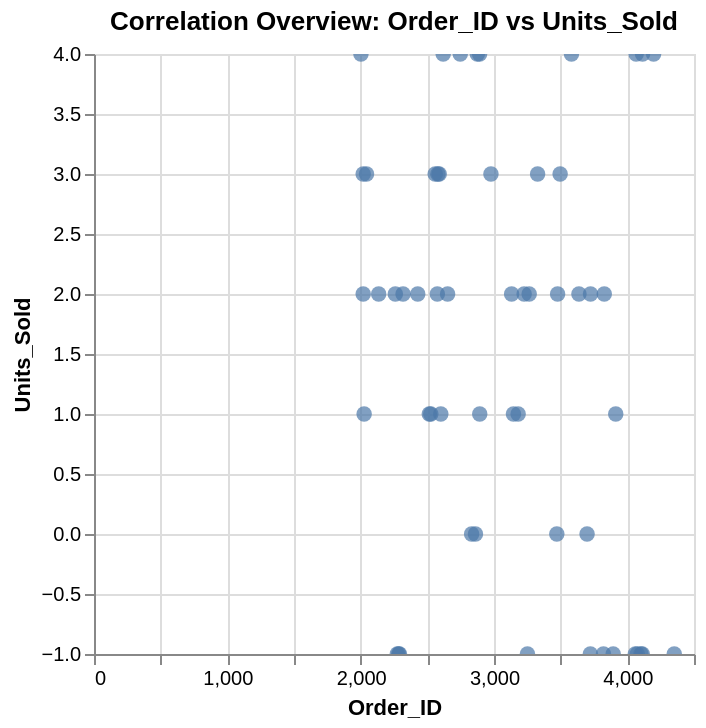

The Vega-Lite source for this figure:
### Vega-Lite specification from a JSON file in a GitHub repository (floating-point values rounded to 4 significant figures)
{"config": {"view": {"continuousWidth": 300, "continuousHeight": 300}}, "data": {"name": "data-dfbd738cf220c0b864a48123ceea0ea2"}, "mark": {"type": "circle", "size": 60}, "encoding": {"tooltip": [{"field": "Order_ID", "type": "quantitative"}, {"field": "Units_Sold", "type": "quantitative"}], "x": {"field": "Order_ID", "type": "quantitative"}, "y": {"field": "Units_Sold", "type": "quantitative"}}, "params": [{"name": "param_1", "select": {"type": "interval", "encodings": ["x", "y"]}, "bind": "scales"}], "title": "Correlation Overview: Order_ID vs Units_Sold", "$schema": "https://vega.github.io/schema/vega-lite/v5.20.1.json", "datasets": {"data-dfbd738cf220c0b864a48123ceea0ea2": [{"Order_ID": 4114, "Gender_Category": "Kids", "Product_Line": "Training", "Product_Name": "Metcon 7", "Size": "XL", "Units_Sold": 4.0, "MRP": 4308.0, "Discount_Applied": null, "Revenue": 0.0, "Order_Date": "2025/07/13", "Sales_Channel": "Retail", "Region": "bengaluru", "Profit": -233.6}, {"Order_ID": 3130, "Gender_Category": "Men", "Product_Line": "Basketball", "Product_Name": "Air Jordan", "Size": "XL", "Units_Sold": null, "MRP": 3015.0, "Discount_Applied": null, "Revenue": 0.0, "Order_Date": "2025-05-16", "Sales_Channel": "Online", "Region": "Pune", "Profit": 2869.0}, {"Order_ID": 2589, "Gender_Category": "Men", "Product_Line": "Training", "Product_Name": "Metcon 7", "Size": "M", "Units_Sold": 3.0, "MRP": null, "Discount_Applied": null, "Revenue": 0.0, "Order_Date": "2024-09-17", "Sales_Channel": "Online", "Region": "Kolkata", "Profit": 1429.0}, {"Order_ID": 3913, "Gender_Category": "Kids", "Product_Line": "Training", "Product_Name": "ZoomX Invincible", "Size": "XL", "Units_Sold": 1.0, "MRP": 5255.0, "Discount_Applied": null, "Revenue": 0.0, "Order_Date": "2024-06-12", "Sales_Channel": "Retail", "Region": "Delhi", "Profit": 2942.0}, {"Order_ID": 3821, "Gender_Category": "Women", "Product_Line": "Lifestyle", "Product_Name": "Air Force 1", "Size": "L", "Units_Sold": -1.0, "MRP": 7540.0, "Discount_Applied": null, "Revenue": 0.0, "Order_Date": "2024/10/19", "Sales_Channel": "Retail", "Region": "Kolkata", "Profit": -17.8}, {"Order_ID": 4102, "Gender_Category": "Men", "Product_Line": "Basketball", "Product_Name": "LeBron 20", "Size": null, "Units_Sold": -1.0, "MRP": null, "Discount_Applied": null, "Revenue": 0.0, "Order_Date": "20-06-2025", "Sales_Channel": "Retail", "Region": "Mumbai", "Profit": 1310.0}, {"Order_ID": 2402, "Gender_Category": "Kids", "Product_Line": "Running", "Product_Name": "React Infinity", "Size": null, "Units_Sold": null, "MRP": 6438.0, "Discount_Applied": null, "Revenue": 0.0, "Order_Date": "2025-03-09", "Sales_Channel": "Online", "Region": "Mumbai", "Profit": 1231.0}, {"Order_ID": 2559, "Gender_Category": "Men", "Product_Line": "Lifestyle", "Product_Name": "Air Force 1", "Size": "7", "Units_Sold": 3.0, "MRP": 6012.0, "Discount_Applied": null, "Revenue": 0.0, "Order_Date": "2025/02/10", "Sales_Channel": "Online", "Region": "Kolkata", "Profit": -99.73}, {"Order_ID": 4058, "Gender_Category": "Kids", "Product_Line": "Basketball", "Product_Name": "Kyrie Flytrap", "Size": "L", "Units_Sold": null, "MRP": null, "Discount_Applied": 0.34, "Revenue": 0.0, "Order_Date": "13-11-2024", "Sales_Channel": "Online", "Region": "Delhi", "Profit": 153.9}, {"Order_ID": 2575, "Gender_Category": "Men", "Product_Line": "Training", "Product_Name": "Metcon 7", "Size": "XL", "Units_Sold": 2.0, "MRP": 3583.0, "Discount_Applied": null, "Revenue": 0.0, "Order_Date": "2025/07/03", "Sales_Channel": "Online", "Region": "hyderbad", "Profit": 1982.0}, {"Order_ID": 2318, "Gender_Category": "Men", "Product_Line": "Soccer", "Product_Name": "Phantom GT", "Size": "11", "Units_Sold": 2.0, "MRP": null, "Discount_Applied": 0.25, "Revenue": 0.0, "Order_Date": "04-04-2025", "Sales_Channel": "Retail", "Region": "Delhi", "Profit": 1894.0}, {"Order_ID": 2861, "Gender_Category": "Kids", "Product_Line": "Training", "Product_Name": "ZoomX Invincible", "Size": "XL", "Units_Sold": 0.0, "MRP": null, "Discount_Applied": null, "Revenue": 0.0, "Order_Date": "2025/04/20", "Sales_Channel": "Online", "Region": "Pune", "Profit": 651.0}, {"Order_ID": 3327, "Gender_Category": "Men", "Product_Line": "Training", "Product_Name": "Flex Trainer", "Size": "12", "Units_Sold": 3.0, "MRP": null, "Discount_Applied": null, "Revenue": 0.0, "Order_Date": "10-03-2025", "Sales_Channel": "Online", "Region": "bengaluru", "Profit": -1156.0}, {"Order_ID": 3882, "Gender_Category": "Men", "Product_Line": "Soccer", "Product_Name": "Tiempo Legend", "Size": "M", "Units_Sold": null, "MRP": 7237.0, "Discount_Applied": null, "Revenue": 0.0, "Order_Date": null, "Sales_Channel": "Online", "Region": "Bangalore", "Profit": -376.2}, {"Order_ID": 3496, "Gender_Category": "Men", "Product_Line": "Running", "Product_Name": "Air Zoom", "Size": "M", "Units_Sold": 3.0, "MRP": null, "Discount_Applied": 0.77, "Revenue": 0.0, "Order_Date": "2024/10/08", "Sales_Channel": "Retail", "Region": "Delhi", "Profit": -786.9}, {"Order_ID": 3627, "Gender_Category": "Kids", "Product_Line": "Training", "Product_Name": "SuperRep Go", "Size": "8", "Units_Sold": null, "MRP": null, "Discount_Applied": 1.07, "Revenue": 0.0, "Order_Date": "21-12-2024", "Sales_Channel": "Online", "Region": "Mumbai", "Profit": 396.7}, {"Order_ID": 4116, "Gender_Category": "Women", "Product_Line": "Lifestyle", "Product_Name": "Air Force 1", "Size": "9", "Units_Sold": null, "MRP": 3854.0, "Discount_Applied": null, "Revenue": 0.0, "Order_Date": "2024-08-19", "Sales_Channel": "Online", "Region": "Pune", "Profit": -43.41}, {"Order_ID": 4203, "Gender_Category": "Kids", "Product_Line": "Training", "Product_Name": "Flex Trainer", "Size": "M", "Units_Sold": null, "MRP": null, "Discount_Applied": null, "Revenue": 0.0, "Order_Date": null, "Sales_Channel": "Online", "Region": "Pune", "Profit": 1879.0}, {"Order_ID": 2892, "Gender_Category": "Women", "Product_Line": "Running", "Product_Name": "Free RN", "Size": "M", "Units_Sold": 4.0, "MRP": null, "Discount_Applied": null, "Revenue": 0.0, "Order_Date": "2024-11-24", "Sales_Channel": "Online", "Region": "bengaluru", "Profit": -1196.0}, {"Order_ID": 2909, "Gender_Category": "Women", "Product_Line": "Running", "Product_Name": "Air Zoom", "Size": "XL", "Units_Sold": null, "MRP": 7618.0, "Discount_Applied": 0.33, "Revenue": 0.0, "Order_Date": "2024-08-20", "Sales_Channel": "Retail", "Region": "Pune", "Profit": -186.9}, {"Order_ID": 2652, "Gender_Category": "Women", "Product_Line": "Basketball", "Product_Name": "Air Jordan", "Size": null, "Units_Sold": 2.0, "MRP": null, "Discount_Applied": 1.08, "Revenue": 0.0, "Order_Date": "10-04-2025", "Sales_Channel": "Online", "Region": "Delhi", "Profit": -240.8}, {"Order_ID": 3504, "Gender_Category": "Women", "Product_Line": "Training", "Product_Name": "SuperRep Go", "Size": null, "Units_Sold": null, "MRP": 9075.0, "Discount_Applied": 0.03, "Revenue": 0.0, "Order_Date": "2024/08/18", "Sales_Channel": "Retail", "Region": "Delhi", "Profit": 3036.0}, {"Order_ID": 2619, "Gender_Category": "Kids", "Product_Line": "Lifestyle", "Product_Name": "Waffle One", "Size": "L", "Units_Sold": 4.0, "MRP": null, "Discount_Applied": 0.65, "Revenue": 0.0, "Order_Date": "2024-01-22", "Sales_Channel": "Online", "Region": "Hyd", "Profit": -300.3}, {"Order_ID": 4075, "Gender_Category": "Kids", "Product_Line": "Running", "Product_Name": "Free RN", "Size": "XL", "Units_Sold": -1.0, "MRP": null, "Discount_Applied": null, "Revenue": 0.0, "Order_Date": "2025/05/30", "Sales_Channel": "Online", "Region": "Delhi", "Profit": 2484.0}, {"Order_ID": 2285, "Gender_Category": "Women", "Product_Line": "Basketball", "Product_Name": "LeBron 20", "Size": "L", "Units_Sold": -1.0, "MRP": null, "Discount_Applied": null, "Revenue": 0.0, "Order_Date": null, "Sales_Channel": "Retail", "Region": "Delhi", "Profit": 2212.0}, {"Order_ID": 3960, "Gender_Category": "Women", "Product_Line": "Lifestyle", "Product_Name": "Dunk Low", "Size": "9", "Units_Sold": null, "MRP": 2451.0, "Discount_Applied": null, "Revenue": 0.0, "Order_Date": "2025/06/22", "Sales_Channel": "Retail", "Region": "Mumbai", "Profit": 1851.0}, {"Order_ID": 3848, "Gender_Category": "Kids", "Product_Line": "Basketball", "Product_Name": "Air Jordan", "Size": "L", "Units_Sold": null, "MRP": 9250.0, "Discount_Applied": 1.14, "Revenue": 0.0, "Order_Date": "11-07-2025", "Sales_Channel": "Online", "Region": "bengaluru", "Profit": -945.8}, {"Order_ID": 3294, "Gender_Category": "Women", "Product_Line": "Basketball", "Product_Name": "LeBron 20", "Size": null, "Units_Sold": null, "MRP": null, "Discount_Applied": null, "Revenue": 0.0, "Order_Date": null, "Sales_Channel": "Retail", "Region": "Kolkata", "Profit": -101.4}, {"Order_ID": 2777, "Gender_Category": "Kids", "Product_Line": "Basketball", "Product_Name": "Air Jordan", "Size": "XL", "Units_Sold": null, "MRP": 9062.0, "Discount_Applied": null, "Revenue": 0.0, "Order_Date": null, "Sales_Channel": "Retail", "Region": "Kolkata", "Profit": -9.69}, {"Order_ID": 2291, "Gender_Category": "Women", "Product_Line": "Basketball", "Product_Name": "LeBron 20", "Size": "L", "Units_Sold": -1.0, "MRP": null, "Discount_Applied": null, "Revenue": 0.0, "Order_Date": null, "Sales_Channel": "Retail", "Region": "Pune", "Profit": 2729.0}, {"Order_ID": 2365, "Gender_Category": "Women", "Product_Line": "Running", "Product_Name": "React Infinity", "Size": "10", "Units_Sold": null, "MRP": null, "Discount_Applied": null, "Revenue": 0.0, "Order_Date": "2024/08/17", "Sales_Channel": "Online", "Region": "Hyderabad", "Profit": 3556.0}, {"Order_ID": 3226, "Gender_Category": "Men", "Product_Line": "Soccer", "Product_Name": "Mercurial Superfly", "Size": null, "Units_Sold": 2.0, "MRP": 4586.0, "Discount_Applied": null, "Revenue": 0.0, "Order_Date": "2025/02/12", "Sales_Channel": "Retail", "Region": "Pune", "Profit": -241.6}, {"Order_ID": 2515, "Gender_Category": "Women", "Product_Line": "Training", "Product_Name": "SuperRep Go", "Size": null, "Units_Sold": 1.0, "MRP": 7532.0, "Discount_Applied": null, "Revenue": 0.0, "Order_Date": null, "Sales_Channel": "Retail", "Region": "Pune", "Profit": 1061.0}, {"Order_ID": 3644, "Gender_Category": "Kids", "Product_Line": "Running", "Product_Name": "React Infinity", "Size": null, "Units_Sold": null, "MRP": 5703.0, "Discount_Applied": null, "Revenue": 0.0, "Order_Date": "2023-10-31", "Sales_Channel": "Online", "Region": "Delhi", "Profit": 1437.0}, {"Order_ID": 2135, "Gender_Category": "Men", "Product_Line": "Basketball", "Product_Name": "Zoom Freak", "Size": "L", "Units_Sold": 2.0, "MRP": 9107.0, "Discount_Applied": 0.74, "Revenue": 4735.0, "Order_Date": "2024-11-03", "Sales_Channel": "Retail", "Region": "hyderbad", "Profit": 2422.0}, {"Order_ID": 4199, "Gender_Category": "Women", "Product_Line": "Running", "Product_Name": "Free RN", "Size": null, "Units_Sold": null, "MRP": null, "Discount_Applied": null, "Revenue": 0.0, "Order_Date": "2025-05-25", "Sales_Channel": "Online", "Region": "hyderbad", "Profit": -731.9}, {"Order_ID": 4066, "Gender_Category": "Kids", "Product_Line": "Running", "Product_Name": "React Infinity", "Size": "L", "Units_Sold": 4.0, "MRP": 6599.0, "Discount_Applied": 0.85, "Revenue": 3960.0, "Order_Date": "29-06-2025", "Sales_Channel": "Retail", "Region": "Bangalore", "Profit": 3344.0}, {"Order_ID": 3872, "Gender_Category": "Women", "Product_Line": "Training", "Product_Name": "SuperRep Go", "Size": null, "Units_Sold": null, "MRP": 8518.0, "Discount_Applied": null, "Revenue": 0.0, "Order_Date": null, "Sales_Channel": "Retail", "Region": "Delhi", "Profit": 962.8}, {"Order_ID": 3698, "Gender_Category": "Women", "Product_Line": "Basketball", "Product_Name": "Zoom Freak", "Size": "L", "Units_Sold": 0.0, "MRP": 7269.0, "Discount_Applied": 0.34, "Revenue": 0.0, "Order_Date": "2025/02/18", "Sales_Channel": "Retail", "Region": "Delhi", "Profit": 220.0}, {"Order_ID": 3471, "Gender_Category": "Kids", "Product_Line": "Lifestyle", "Product_Name": "Waffle One", "Size": "L", "Units_Sold": 0.0, "MRP": 5637.0, "Discount_Applied": null, "Revenue": 0.0, "Order_Date": "2025/02/04", "Sales_Channel": "Retail", "Region": "Kolkata", "Profit": -364.0}, {"Order_ID": 3455, "Gender_Category": "Women", "Product_Line": "Soccer", "Product_Name": "Premier III", "Size": null, "Units_Sold": null, "MRP": 5948.0, "Discount_Applied": null, "Revenue": 0.0, "Order_Date": "17-01-2025", "Sales_Channel": "Retail", "Region": "hyderbad", "Profit": 1353.0}, {"Order_ID": 3828, "Gender_Category": "Men", "Product_Line": "Basketball", "Product_Name": "Air Jordan", "Size": "XL", "Units_Sold": null, "MRP": 3208.0, "Discount_Applied": null, "Revenue": 0.0, "Order_Date": "2024-12-20", "Sales_Channel": "Retail", "Region": "Hyd", "Profit": 103.1}, {"Order_ID": 2579, "Gender_Category": "Kids", "Product_Line": "Lifestyle", "Product_Name": "Dunk Low", "Size": "7", "Units_Sold": 3.0, "MRP": 9542.0, "Discount_Applied": null, "Revenue": 0.0, "Order_Date": "26-07-2024", "Sales_Channel": "Online", "Region": "Delhi", "Profit": 589.3}, {"Order_ID": 3894, "Gender_Category": "Women", "Product_Line": "Soccer", "Product_Name": "Premier III", "Size": "11", "Units_Sold": -1.0, "MRP": 5256.0, "Discount_Applied": 1.03, "Revenue": 157.7, "Order_Date": "2024-06-08", "Sales_Channel": "Online", "Region": "Pune", "Profit": -1068.0}, {"Order_ID": 3787, "Gender_Category": "Kids", "Product_Line": "Soccer", "Product_Name": "Mercurial Superfly", "Size": null, "Units_Sold": null, "MRP": 5782.0, "Discount_Applied": null, "Revenue": 0.0, "Order_Date": "2024-01-25", "Sales_Channel": "Retail", "Region": "Bangalore", "Profit": 2660.0}, {"Order_ID": 4060, "Gender_Category": "Women", "Product_Line": "Soccer", "Product_Name": "Tiempo Legend", "Size": "L", "Units_Sold": -1.0, "MRP": 8655.0, "Discount_Applied": 0.9, "Revenue": -865.5, "Order_Date": "20-08-2024", "Sales_Channel": "Online", "Region": "Pune", "Profit": 3159.0}, {"Order_ID": 3827, "Gender_Category": "Kids", "Product_Line": "Soccer", "Product_Name": "Phantom GT", "Size": "M", "Units_Sold": 2.0, "MRP": null, "Discount_Applied": null, "Revenue": 0.0, "Order_Date": null, "Sales_Channel": "Online", "Region": "Delhi", "Profit": -356.7}, {"Order_ID": 3132, "Gender_Category": "Kids", "Product_Line": "Lifestyle", "Product_Name": "Dunk Low", "Size": null, "Units_Sold": 2.0, "MRP": 5074.0, "Discount_Applied": null, "Revenue": 0.0, "Order_Date": "12-07-2025", "Sales_Channel": "Online", "Region": "Hyd", "Profit": -1033.0}, {"Order_ID": 3146, "Gender_Category": "Women", "Product_Line": "Soccer", "Product_Name": "Premier III", "Size": "XL", "Units_Sold": 1.0, "MRP": null, "Discount_Applied": null, "Revenue": 0.0, "Order_Date": "2024-12-29", "Sales_Channel": "Retail", "Region": "Hyd", "Profit": 1087.0}, {"Order_ID": 4352, "Gender_Category": "Men", "Product_Line": "Running", "Product_Name": "Pegasus Turbo", "Size": "9", "Units_Sold": -1.0, "MRP": 9333.0, "Discount_Applied": 0.57, "Revenue": -4013.0, "Order_Date": "2025-01-10", "Sales_Channel": "Retail", "Region": "Kolkata", "Profit": -238.9}, {"Order_ID": 3181, "Gender_Category": "Women", "Product_Line": "Running", "Product_Name": "Air Zoom", "Size": "XL", "Units_Sold": 1.0, "MRP": null, "Discount_Applied": null, "Revenue": 0.0, "Order_Date": null, "Sales_Channel": "Retail", "Region": "Delhi", "Profit": 2808.0}, {"Order_ID": 3829, "Gender_Category": "Kids", "Product_Line": "Running", "Product_Name": "Air Zoom", "Size": "L", "Units_Sold": null, "MRP": 5001.0, "Discount_Applied": null, "Revenue": 0.0, "Order_Date": "24-06-2025", "Sales_Channel": "Online", "Region": "Mumbai", "Profit": 2508.0}, {"Order_ID": 2019, "Gender_Category": "Men", "Product_Line": "Basketball", "Product_Name": "LeBron 20", "Size": null, "Units_Sold": 3.0, "MRP": null, "Discount_Applied": 0.85, "Revenue": 0.0, "Order_Date": "2024/08/13", "Sales_Channel": "Online", "Region": "Delhi", "Profit": 348.0}, {"Order_ID": 3174, "Gender_Category": "Men", "Product_Line": "Soccer", "Product_Name": "Phantom GT", "Size": null, "Units_Sold": null, "MRP": null, "Discount_Applied": 1.06, "Revenue": 0.0, "Order_Date": null, "Sales_Channel": "Online", "Region": "hyderbad", "Profit": 1571.0}, {"Order_ID": 3264, "Gender_Category": "Men", "Product_Line": "Training", "Product_Name": "Metcon 7", "Size": null, "Units_Sold": 2.0, "MRP": null, "Discount_Applied": 0.13, "Revenue": 0.0, "Order_Date": "08-06-2025", "Sales_Channel": "Online", "Region": "Bangalore", "Profit": -992.2}, {"Order_ID": 2044, "Gender_Category": "Kids", "Product_Line": "Soccer", "Product_Name": "Premier III", "Size": "XL", "Units_Sold": 3.0, "MRP": 2069.0, "Discount_Applied": 0.81, "Revenue": 1179.0, "Order_Date": null, "Sales_Channel": "Retail", "Region": "Delhi", "Profit": -183.0}, {"Order_ID": 2091, "Gender_Category": "Kids", "Product_Line": "Running", "Product_Name": "Air Zoom", "Size": "11", "Units_Sold": null, "MRP": 9247.0, "Discount_Applied": null, "Revenue": 0.0, "Order_Date": null, "Sales_Channel": "Retail", "Region": "Mumbai", "Profit": 1918.0}, {"Order_ID": 3134, "Gender_Category": "Men", "Product_Line": "Basketball", "Product_Name": "Air Jordan", "Size": "L", "Units_Sold": null, "MRP": null, "Discount_Applied": 0.19, "Revenue": 0.0, "Order_Date": "2025/05/14", "Sales_Channel": "Retail", "Region": "Delhi", "Profit": 31.3}, {"Order_ID": 4112, "Gender_Category": "Women", "Product_Line": "Running", "Product_Name": "React Infinity", "Size": "L", "Units_Sold": -1.0, "MRP": 6255.0, "Discount_Applied": null, "Revenue": 0.0, "Order_Date": "2025/04/22", "Sales_Channel": "Online", "Region": "Delhi", "Profit": 2094.0}, {"Order_ID": 2884, "Gender_Category": "Kids", "Product_Line": "Running", "Product_Name": "Pegasus Turbo", "Size": "7", "Units_Sold": null, "MRP": 9897.0, "Discount_Applied": null, "Revenue": 0.0, "Order_Date": "10-05-2025", "Sales_Channel": "Online", "Region": "hyderbad", "Profit": -156.5}, {"Order_ID": 2519, "Gender_Category": "Women", "Product_Line": "Running", "Product_Name": "React Infinity", "Size": "L", "Units_Sold": null, "MRP": 9702.0, "Discount_Applied": null, "Revenue": 0.0, "Order_Date": "2024-11-10", "Sales_Channel": "Online", "Region": "Hyd", "Profit": -835.8}, {"Order_ID": 2832, "Gender_Category": "Kids", "Product_Line": "Basketball", "Product_Name": "Kyrie Flytrap", "Size": null, "Units_Sold": 0.0, "MRP": null, "Discount_Applied": 0.15, "Revenue": 0.0, "Order_Date": "2024-05-17", "Sales_Channel": "Retail", "Region": "Hyd", "Profit": 752.0}, {"Order_ID": 3073, "Gender_Category": "Men", "Product_Line": "Training", "Product_Name": "ZoomX Invincible", "Size": null, "Units_Sold": null, "MRP": null, "Discount_Applied": null, "Revenue": 0.0, "Order_Date": "14-06-2025", "Sales_Channel": "Retail", "Region": "Mumbai", "Profit": 1992.0}, {"Order_ID": 2260, "Gender_Category": "Women", "Product_Line": "Lifestyle", "Product_Name": "Dunk Low", "Size": "M", "Units_Sold": 2.0, "MRP": null, "Discount_Applied": null, "Revenue": 0.0, "Order_Date": "2024/12/12", "Sales_Channel": "Retail", "Region": "Pune", "Profit": -352.2}, {"Order_ID": 3251, "Gender_Category": "Men", "Product_Line": "Soccer", "Product_Name": "Premier III", "Size": "7", "Units_Sold": -1.0, "MRP": 6735.0, "Discount_Applied": null, "Revenue": 0.0, "Order_Date": "01-10-2024", "Sales_Channel": "Retail", "Region": "Kolkata", "Profit": 3462.0}, {"Order_ID": 3637, "Gender_Category": "Women", "Product_Line": "Running", "Product_Name": "Pegasus Turbo", "Size": "6", "Units_Sold": 2.0, "MRP": 6577.0, "Discount_Applied": null, "Revenue": 0.0, "Order_Date": "2025-05-29", "Sales_Channel": "Retail", "Region": "Delhi", "Profit": 1946.0}, {"Order_ID": 2977, "Gender_Category": "Kids", "Product_Line": "Training", "Product_Name": "ZoomX Invincible", "Size": "8", "Units_Sold": 3.0, "MRP": 2959.0, "Discount_Applied": 0.37, "Revenue": 5593.0, "Order_Date": null, "Sales_Channel": "Online", "Region": "Kolkata", "Profit": -821.8}, {"Order_ID": 4012, "Gender_Category": "Men", "Product_Line": "Basketball", "Product_Name": "Zoom Freak", "Size": null, "Units_Sold": null, "MRP": 5879.0, "Discount_Applied": 0.47, "Revenue": 0.0, "Order_Date": "28-05-2025", "Sales_Channel": "Retail", "Region": "Hyd", "Profit": 2129.0}, {"Order_ID": 4477, "Gender_Category": "Men", "Product_Line": "Running", "Product_Name": "Pegasus Turbo", "Size": "6", "Units_Sold": null, "MRP": null, "Discount_Applied": null, "Revenue": 0.0, "Order_Date": "10-12-2024", "Sales_Channel": "Online", "Region": "Delhi", "Profit": -838.2}, {"Order_ID": 2875, "Gender_Category": "Women", "Product_Line": "Lifestyle", "Product_Name": "Dunk Low", "Size": "L", "Units_Sold": 4.0, "MRP": 7402.0, "Discount_Applied": null, "Revenue": 0.0, "Order_Date": "2024/09/16", "Sales_Channel": "Retail", "Region": "Bangalore", "Profit": 1559.0}, {"Order_ID": 3477, "Gender_Category": "Men", "Product_Line": "Basketball", "Product_Name": "Air Jordan", "Size": "M", "Units_Sold": 2.0, "MRP": 4135.0, "Discount_Applied": null, "Revenue": 0.0, "Order_Date": "25-04-2025", "Sales_Channel": "Online", "Region": "Delhi", "Profit": 1691.0}, {"Order_ID": 3723, "Gender_Category": "Men", "Product_Line": "Soccer", "Product_Name": "Mercurial Superfly", "Size": "7", "Units_Sold": -1.0, "MRP": 7430.0, "Discount_Applied": null, "Revenue": 0.0, "Order_Date": "29-12-2024", "Sales_Channel": "Online", "Region": "Delhi", "Profit": 2473.0}, {"Order_ID": 4274, "Gender_Category": "Men", "Product_Line": "Basketball", "Product_Name": "Kyrie Flytrap", "Size": "XL", "Units_Sold": null, "MRP": null, "Discount_Applied": null, "Revenue": 0.0, "Order_Date": "27-04-2025", "Sales_Channel": "Online", "Region": "Mumbai", "Profit": 1958.0}, {"Order_ID": 2747, "Gender_Category": "Men", "Product_Line": "Soccer", "Product_Name": "Tiempo Legend", "Size": "XL", "Units_Sold": 4.0, "MRP": 2484.0, "Discount_Applied": null, "Revenue": 0.0, "Order_Date": null, "Sales_Channel": "Online", "Region": "Delhi", "Profit": -609.4}, {"Order_ID": 2019, "Gender_Category": "Men", "Product_Line": "Running", "Product_Name": "Free RN", "Size": "XL", "Units_Sold": 2.0, "MRP": 8073.0, "Discount_Applied": null, "Revenue": 0.0, "Order_Date": null, "Sales_Channel": "Online", "Region": "Kolkata", "Profit": 1388.0}, {"Order_ID": 2893, "Gender_Category": "Women", "Product_Line": "Running", "Product_Name": "React Infinity", "Size": "10", "Units_Sold": 1.0, "MRP": null, "Discount_Applied": 0.61, "Revenue": 0.0, "Order_Date": "2025-04-01", "Sales_Channel": "Retail", "Region": "Delhi", "Profit": 780.4}, {"Order_ID": 2543, "Gender_Category": "Women", "Product_Line": "Lifestyle", "Product_Name": "Waffle One", "Size": null, "Units_Sold": null, "MRP": null, "Discount_Applied": null, "Revenue": 0.0, "Order_Date": null, "Sales_Channel": "Retail", "Region": "Hyd", "Profit": -244.1}, {"Order_ID": 3571, "Gender_Category": "Kids", "Product_Line": "Basketball", "Product_Name": "LeBron 20", "Size": "XL", "Units_Sold": null, "MRP": 7597.0, "Discount_Applied": null, "Revenue": 0.0, "Order_Date": null, "Sales_Channel": "Online", "Region": "Delhi", "Profit": 166.5}, {"Order_ID": 2250, "Gender_Category": "Men", "Product_Line": "Basketball", "Product_Name": "Kyrie Flytrap", "Size": "XL", "Units_Sold": null, "MRP": null, "Discount_Applied": null, "Revenue": 0.0, "Order_Date": "2024-10-01", "Sales_Channel": "Retail", "Region": "Pune", "Profit": 821.1}, {"Order_ID": 2428, "Gender_Category": "Kids", "Product_Line": "Basketball", "Product_Name": "Kyrie Flytrap", "Size": "12", "Units_Sold": 2.0, "MRP": null, "Discount_Applied": null, "Revenue": 0.0, "Order_Date": "07-12-2024", "Sales_Channel": "Retail", "Region": "Mumbai", "Profit": 427.5}, {"Order_ID": 3160, "Gender_Category": "Women", "Product_Line": "Basketball", "Product_Name": "Air Jordan", "Size": "M", "Units_Sold": null, "MRP": null, "Discount_Applied": null, "Revenue": 0.0, "Order_Date": "2024-07-25", "Sales_Channel": "Retail", "Region": "Delhi", "Profit": 888.9}, {"Order_ID": 3023, "Gender_Category": "Kids", "Product_Line": "Basketball", "Product_Name": "Zoom Freak", "Size": null, "Units_Sold": null, "MRP": 2493.0, "Discount_Applied": null, "Revenue": 0.0, "Order_Date": "2024-05-19", "Sales_Channel": "Retail", "Region": "Delhi", "Profit": 708.9}, {"Order_ID": 3309, "Gender_Category": "Men", "Product_Line": "Lifestyle", "Product_Name": "Air Force 1", "Size": null, "Units_Sold": null, "MRP": 5594.0, "Discount_Applied": null, "Revenue": 0.0, "Order_Date": "2023-09-12", "Sales_Channel": "Retail", "Region": "Hyd", "Profit": 627.0}, {"Order_ID": 4003, "Gender_Category": "Men", "Product_Line": "Lifestyle", "Product_Name": "Air Force 1", "Size": "L", "Units_Sold": null, "MRP": 7165.0, "Discount_Applied": 1.17, "Revenue": 0.0, "Order_Date": "03-02-2025", "Sales_Channel": "Retail", "Region": "Mumbai", "Profit": 839.5}, {"Order_ID": 2044, "Gender_Category": "Men", "Product_Line": "Training", "Product_Name": "Flex Trainer", "Size": "XL", "Units_Sold": null, "MRP": null, "Discount_Applied": null, "Revenue": 0.0, "Order_Date": "2023-08-13", "Sales_Channel": "Online", "Region": "Bangalore", "Profit": 1193.0}, {"Order_ID": 4197, "Gender_Category": "Men", "Product_Line": "Running", "Product_Name": "React Infinity", "Size": "XL", "Units_Sold": 4.0, "MRP": 7561.0, "Discount_Applied": null, "Revenue": 0.0, "Order_Date": null, "Sales_Channel": "Online", "Region": "Kolkata", "Profit": 1415.0}, {"Order_ID": 3581, "Gender_Category": "Women", "Product_Line": "Soccer", "Product_Name": "Phantom GT", "Size": "L", "Units_Sold": 4.0, "MRP": null, "Discount_Applied": null, "Revenue": 0.0, "Order_Date": "23-12-2024", "Sales_Channel": "Retail", "Region": "Kolkata", "Profit": 2178.0}, {"Order_ID": 3693, "Gender_Category": "Men", "Product_Line": "Basketball", "Product_Name": "Air Jordan", "Size": "XL", "Units_Sold": null, "MRP": 4240.0, "Discount_Applied": null, "Revenue": 0.0, "Order_Date": null, "Sales_Channel": "Retail", "Region": "Hyderabad", "Profit": -35.71}, {"Order_ID": 4002, "Gender_Category": "Kids", "Product_Line": "Soccer", "Product_Name": "Mercurial Superfly", "Size": "M", "Units_Sold": null, "MRP": 6057.0, "Discount_Applied": null, "Revenue": 0.0, "Order_Date": "03-11-2024", "Sales_Channel": "Retail", "Region": "Mumbai", "Profit": 2114.0}, {"Order_ID": 3098, "Gender_Category": "Women", "Product_Line": "Basketball", "Product_Name": "Kyrie Flytrap", "Size": "M", "Units_Sold": null, "MRP": 5562.0, "Discount_Applied": null, "Revenue": 0.0, "Order_Date": "14-04-2025", "Sales_Channel": "Retail", "Region": "Kolkata", "Profit": 1091.0}, {"Order_ID": 3586, "Gender_Category": "Women", "Product_Line": "Lifestyle", "Product_Name": "Waffle One", "Size": "L", "Units_Sold": null, "MRP": null, "Discount_Applied": null, "Revenue": 0.0, "Order_Date": "2024/12/14", "Sales_Channel": "Online", "Region": "Delhi", "Profit": 3580.0}, {"Order_ID": 2275, "Gender_Category": "Kids", "Product_Line": "Running", "Product_Name": "Pegasus Turbo", "Size": "M", "Units_Sold": -1.0, "MRP": null, "Discount_Applied": null, "Revenue": 0.0, "Order_Date": "03-07-2025", "Sales_Channel": "Online", "Region": "Pune", "Profit": -783.7}, {"Order_ID": 2026, "Gender_Category": "Kids", "Product_Line": "Lifestyle", "Product_Name": "Blazer Mid", "Size": "XL", "Units_Sold": 1.0, "MRP": null, "Discount_Applied": 0.16, "Revenue": 0.0, "Order_Date": "2024-08-10", "Sales_Channel": "Retail", "Region": "Kolkata", "Profit": 2302.0}, {"Order_ID": 3588, "Gender_Category": "Men", "Product_Line": "Lifestyle", "Product_Name": "Waffle One", "Size": "L", "Units_Sold": null, "MRP": 7808.0, "Discount_Applied": null, "Revenue": 0.0, "Order_Date": "29-08-2024", "Sales_Channel": "Online", "Region": "Pune", "Profit": 3191.0}, {"Order_ID": 2002, "Gender_Category": "Women", "Product_Line": "Soccer", "Product_Name": "Premier III", "Size": "M", "Units_Sold": 4.0, "MRP": null, "Discount_Applied": null, "Revenue": 0.0, "Order_Date": null, "Sales_Channel": "Retail", "Region": "Mumbai", "Profit": 3337.0}, {"Order_ID": 3724, "Gender_Category": "Kids", "Product_Line": "Basketball", "Product_Name": "LeBron 20", "Size": "XL", "Units_Sold": 2.0, "MRP": null, "Discount_Applied": null, "Revenue": 0.0, "Order_Date": "22-01-2025", "Sales_Channel": "Online", "Region": "bengaluru", "Profit": -866.3}, {"Order_ID": 2526, "Gender_Category": "Kids", "Product_Line": "Lifestyle", "Product_Name": "Waffle One", "Size": "10", "Units_Sold": 1.0, "MRP": null, "Discount_Applied": null, "Revenue": 0.0, "Order_Date": "2024-08-01", "Sales_Channel": "Retail", "Region": "Hyderabad", "Profit": 3188.0}, {"Order_ID": 3147, "Gender_Category": "Kids", "Product_Line": "Training", "Product_Name": "SuperRep Go", "Size": "11", "Units_Sold": null, "MRP": 2579.0, "Discount_Applied": null, "Revenue": 0.0, "Order_Date": "13-03-2025", "Sales_Channel": "Online", "Region": "Mumbai", "Profit": 939.4}, {"Order_ID": 2601, "Gender_Category": "Women", "Product_Line": "Soccer", "Product_Name": "Tiempo Legend", "Size": "XL", "Units_Sold": 1.0, "MRP": null, "Discount_Applied": null, "Revenue": 0.0, "Order_Date": "27-09-2024", "Sales_Channel": "Retail", "Region": "Delhi", "Profit": 3739.0}, {"Order_ID": 3699, "Gender_Category": "Women", "Product_Line": "Running", "Product_Name": "Air Zoom", "Size": "7", "Units_Sold": null, "MRP": 8400.0, "Discount_Applied": 0.47, "Revenue": 0.0, "Order_Date": "06-10-2024", "Sales_Channel": "Retail", "Region": "Delhi", "Profit": 249.6}]}}
